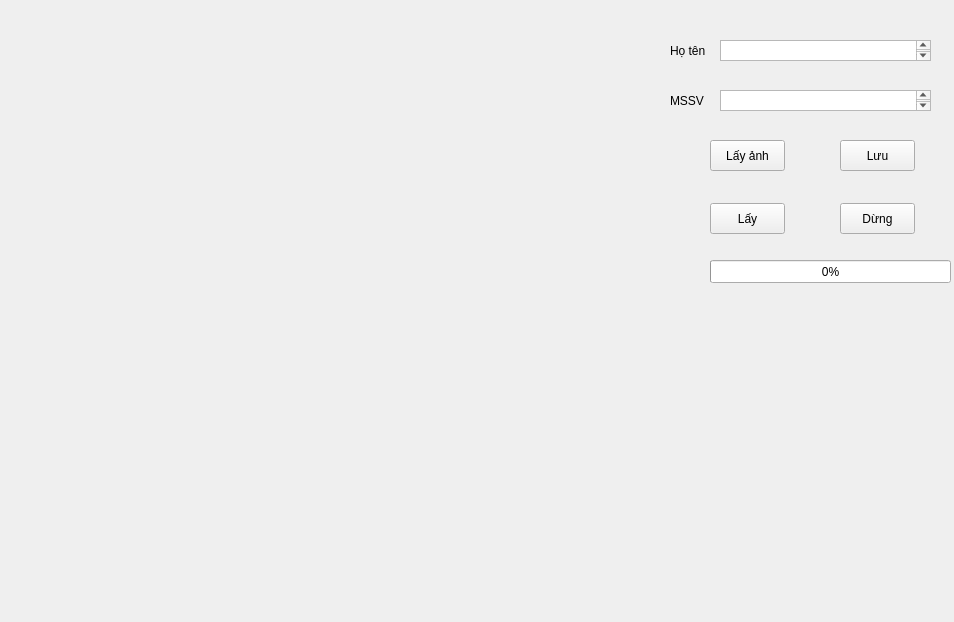
<?xml version="1.0" encoding="UTF-8"?>
<ui version="4.0">
 <class>Form</class>
 <widget class="QWidget" name="Form">
  <property name="geometry">
   <rect>
    <x>0</x>
    <y>0</y>
    <width>954</width>
    <height>622</height>
   </rect>
  </property>
  <property name="windowTitle">
   <string>Form</string>
  </property>
  <widget class="QWidget" name="webcamWidget" native="true">
   <property name="geometry">
    <rect>
     <x>10</x>
     <y>30</y>
     <width>640</width>
     <height>480</height>
    </rect>
   </property>
  </widget>
  <widget class="QLabel" name="label">
   <property name="geometry">
    <rect>
     <x>670</x>
     <y>40</y>
     <width>49</width>
     <height>21</height>
    </rect>
   </property>
   <property name="text">
    <string>Họ tên</string>
   </property>
  </widget>
  <widget class="QLabel" name="label_2">
   <property name="geometry">
    <rect>
     <x>670</x>
     <y>90</y>
     <width>49</width>
     <height>21</height>
    </rect>
   </property>
   <property name="text">
    <string>MSSV</string>
   </property>
  </widget>
  <widget class="QTextEdit" name="txtName">
   <property name="geometry">
    <rect>
     <x>720</x>
     <y>40</y>
     <width>211</width>
     <height>21</height>
    </rect>
   </property>
  </widget>
  <widget class="QTextEdit" name="txtMS">
   <property name="geometry">
    <rect>
     <x>720</x>
     <y>90</y>
     <width>211</width>
     <height>21</height>
    </rect>
   </property>
  </widget>
  <widget class="QPushButton" name="btnSave">
   <property name="geometry">
    <rect>
     <x>840</x>
     <y>140</y>
     <width>75</width>
     <height>31</height>
    </rect>
   </property>
   <property name="text">
    <string>Lưu</string>
   </property>
  </widget>
  <widget class="QPushButton" name="btnGetImage">
   <property name="geometry">
    <rect>
     <x>710</x>
     <y>140</y>
     <width>75</width>
     <height>31</height>
    </rect>
   </property>
   <property name="text">
    <string>Lấy ảnh</string>
   </property>
  </widget>
  <widget class="QProgressBar" name="progressBar">
   <property name="geometry">
    <rect>
     <x>710</x>
     <y>260</y>
     <width>241</width>
     <height>23</height>
    </rect>
   </property>
   <property name="value">
    <number>0</number>
   </property>
  </widget>
  <widget class="QPushButton" name="btnGet">
   <property name="geometry">
    <rect>
     <x>710</x>
     <y>203</y>
     <width>75</width>
     <height>31</height>
    </rect>
   </property>
   <property name="text">
    <string>Lấy</string>
   </property>
  </widget>
  <widget class="QPushButton" name="btnStop">
   <property name="geometry">
    <rect>
     <x>840</x>
     <y>203</y>
     <width>75</width>
     <height>31</height>
    </rect>
   </property>
   <property name="text">
    <string>Dừng</string>
   </property>
  </widget>
 </widget>
 <resources/>
 <connections/>
</ui>
